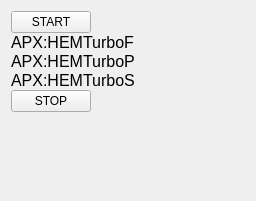
  <widget class="QWidget" name="layoutWidget_8">
   <property name="geometry">
    <rect>
     <x>535</x>
     <y>0</y>
     <width>256</width>
     <height>201</height>
    </rect>
   </property>
   <layout class="QFormLayout" name="formLayout_7">
    <property name="horizontalSpacing">
     <number>0</number>
    </property>
    <property name="verticalSpacing">
     <number>0</number>
    </property>
    <item row="10" column="0">
     <widget class="PyDMLabel" name="BeamCurrAvg_53">
      <property name="font">
       <font>
        <pointsize>12</pointsize>
       </font>
      </property>
      <property name="toolTip">
       <string/>
      </property>
      <property name="text">
       <string>APX:HEMTurboS</string>
      </property>
      <property name="precision" stdset="0">
       <number>1</number>
      </property>
      <property name="precisionFromPV" stdset="0">
       <bool>false</bool>
      </property>
      <property name="channel" stdset="0">
       <string>ca://APX:HEMTurboS</string>
      </property>
      <property name="displayFormat" stdset="0">
       <enum>PyDMLabel::Decimal</enum>
      </property>
      <property name="buddy">
       <cstring></cstring>
      </property>
     </widget>
    </item>
    <item row="9" column="0">
     <widget class="PyDMLabel" name="BeamCurrAvg_52">
      <property name="font">
       <font>
        <pointsize>12</pointsize>
       </font>
      </property>
      <property name="toolTip">
       <string/>
      </property>
      <property name="text">
       <string>APX:HEMTurboP</string>
      </property>
      <property name="precision" stdset="0">
       <number>1</number>
      </property>
      <property name="precisionFromPV" stdset="0">
       <bool>false</bool>
      </property>
      <property name="channel" stdset="0">
       <string>ca://APX:HEMTurboP</string>
      </property>
      <property name="displayFormat" stdset="0">
       <enum>PyDMLabel::Decimal</enum>
      </property>
     </widget>
    </item>
    <item row="8" column="0">
     <widget class="PyDMLabel" name="BeamCurrAvg_51">
      <property name="font">
       <font>
        <pointsize>12</pointsize>
       </font>
      </property>
      <property name="toolTip">
       <string/>
      </property>
      <property name="text">
       <string>APX:HEMTurboF</string>
      </property>
      <property name="precision" stdset="0">
       <number>1</number>
      </property>
      <property name="precisionFromPV" stdset="0">
       <bool>false</bool>
      </property>
      <property name="channel" stdset="0">
       <string>ca://APX:HEMTurboF</string>
      </property>
      <property name="displayFormat" stdset="0">
       <enum>PyDMLabel::Decimal</enum>
      </property>
     </widget>
    </item>
    <item row="7" column="0">
     <widget class="PyDMPushButton" name="PyDMPushButton_10">
      <property name="toolTip">
       <string/>
      </property>
      <property name="text">
       <string>START</string>
      </property>
      <property name="channel" stdset="0">
       <string>ca://APX:HEMTurbo_START</string>
      </property>
     </widget>
    </item>
    <item row="11" column="0">
     <widget class="PyDMPushButton" name="PyDMPushButton_9">
      <property name="toolTip">
       <string/>
      </property>
      <property name="text">
       <string>STOP</string>
      </property>
      <property name="channel" stdset="0">
       <string>ca://APX:HEMTurbo_STOP</string>
      </property>
     </widget>
    </item>
   </layout>
   <zorder>BeamCurrAvg_53</zorder>
   <zorder>BeamCurrAvg_52</zorder>
   <zorder>BeamCurrAvg_51</zorder>
   <zorder>PyDMPushButton_9</zorder>
   <zorder>PyDMPushButton_10</zorder>
  </widget>
